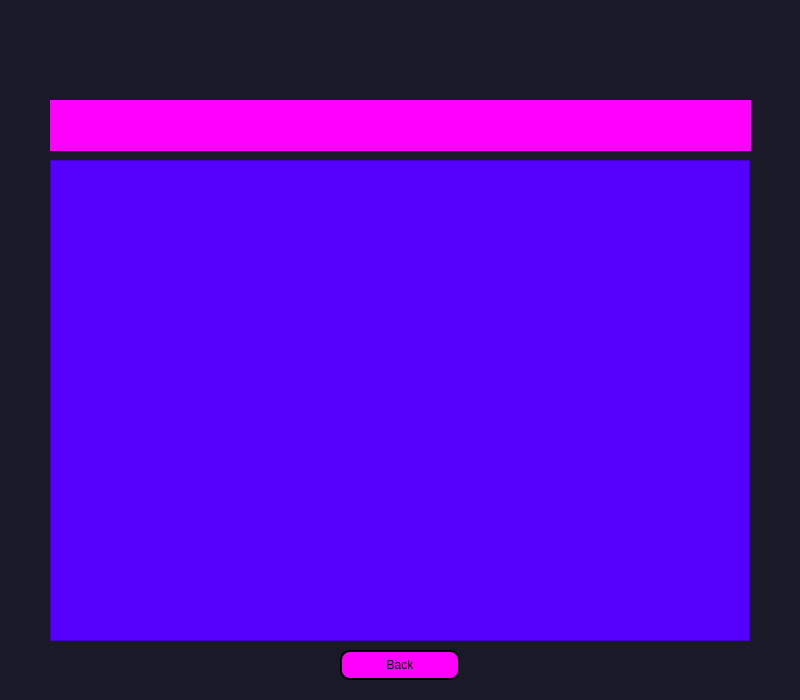
<?xml version="1.0" encoding="UTF-8"?>
<ui version="4.0">
 <class>timeline</class>
 <widget class="QDialog" name="timeline">
  <property name="geometry">
   <rect>
    <x>0</x>
    <y>0</y>
    <width>800</width>
    <height>700</height>
   </rect>
  </property>
  <property name="windowTitle">
   <string>Dialog</string>
  </property>
  <property name="styleSheet">
   <string notr="true">background-color: rgb(26, 25, 40);</string>
  </property>
  <widget class="QListWidget" name="listWidget">
   <property name="geometry">
    <rect>
     <x>50</x>
     <y>160</y>
     <width>700</width>
     <height>481</height>
    </rect>
   </property>
   <property name="styleSheet">
    <string notr="true">background-color: rgb(85, 0, 255);</string>
   </property>
  </widget>
  <widget class="QLabel" name="label">
   <property name="geometry">
    <rect>
     <x>50</x>
     <y>100</y>
     <width>701</width>
     <height>51</height>
    </rect>
   </property>
   <property name="font">
    <font>
     <pointsize>24</pointsize>
    </font>
   </property>
   <property name="styleSheet">
    <string notr="true">background-color: rgb(255, 0, 255);</string>
   </property>
   <property name="text">
    <string/>
   </property>
   <property name="alignment">
    <set>Qt::AlignmentFlag::AlignCenter</set>
   </property>
  </widget>
  <widget class="QPushButton" name="back">
   <property name="geometry">
    <rect>
     <x>340</x>
     <y>650</y>
     <width>120</width>
     <height>30</height>
    </rect>
   </property>
   <property name="styleSheet">
    <string notr="true">background-color: rgb(255, 0, 255);
border: 2px solid;
Border-radius: 10px;
font: 700 16pt &quot;Unispace&quot;;</string>
   </property>
   <property name="text">
    <string>Back</string>
   </property>
  </widget>
  <widget class="QLabel" name="label_2">
   <property name="geometry">
    <rect>
     <x>250</x>
     <y>10</y>
     <width>311</width>
     <height>71</height>
    </rect>
   </property>
   <property name="styleSheet">
    <string notr="true">image: url(:/new/prefix1/timelineeeee.png);</string>
   </property>
   <property name="text">
    <string/>
   </property>
  </widget>
 </widget>
 <resources/>
 <connections/>
</ui>
